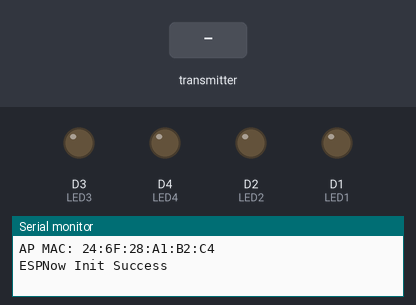
Bench run of a sketch on a simulated ESP8266 (NodeMCU). On the bench: output pins drawn as LEDs (lit = HIGH), the last lines printed to the serial monitor. Inputs (shaded band) come from the test bench.

Above: at 1.2 s.
1.3 s: the transmitter starts sending sw1 = 1
At 1.6 s:
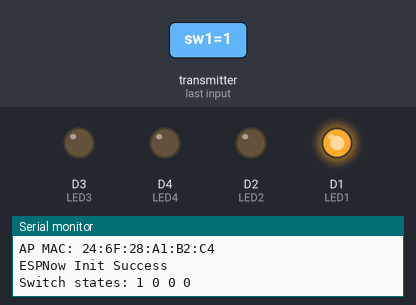
2.8 s: the transmitter starts sending sw2 = 1
At 3.9 s:
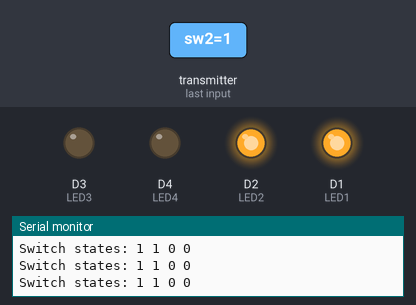
4.3 s: the transmitter starts sending sw3 = 1
At 5.1 s:
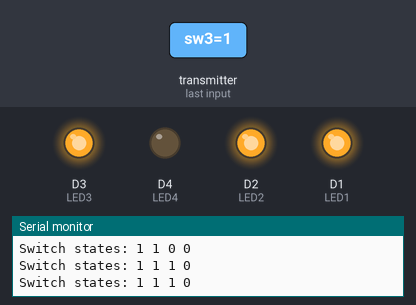
5.8 s: the transmitter starts sending sw4 = 1
At 6.2 s:
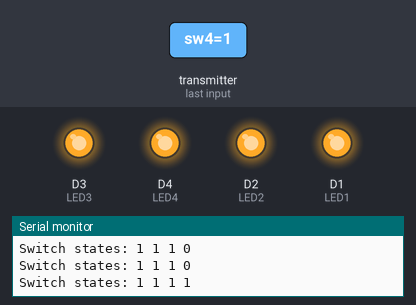
7.3 s: the transmitter starts sending sw1 = 0
At 8.5 s:
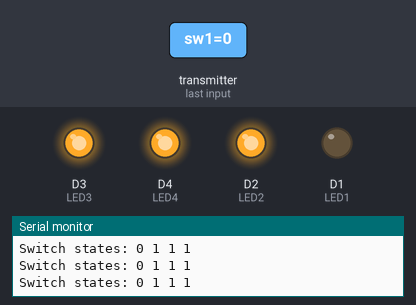
8.8 s: the transmitter starts sending sw2 = 0
At 9.7 s:
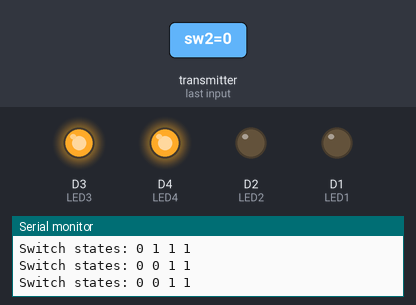
Timing chart, 0 to 11.3 s (numbered marks = the images above; inputs shaded):
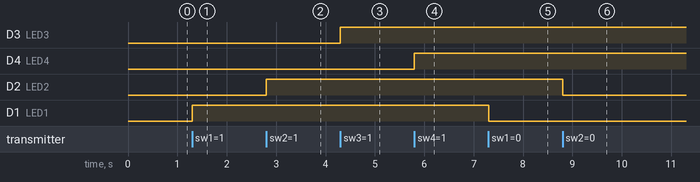

Measured:
- after the input at 1.3 s, D1 (LED1): LOW → HIGH at once
- after the input at 2.8 s, D2 (LED2): LOW → HIGH at once
- after the input at 4.3 s, D3 (LED3): LOW → HIGH at once
- after the input at 5.8 s, D4 (LED4): LOW → HIGH at once
- after the input at 7.3 s, D1 (LED1): HIGH → LOW at once
- after the input at 8.8 s, D2 (LED2): HIGH → LOW at once

The sketch:

Receiver-code.INO
```cpp
// this code is made by saksham Rajpal [ iOT India ]
// Youtube video : https://www.youtube.com/@iOT_India

#include <ESP8266WiFi.h>
#include <espnow.h>

#define CHANNEL 0

#define LED1 D1
#define LED2 D2
#define LED3 D3
#define LED4 D4

typedef struct struct_message {
  bool sw1;
  bool sw2;
  bool sw3;
  bool sw4;
} struct_message;

struct_message incomingData;

unsigned long lastRecvTime = 0;
const unsigned long timeout = 500; // 500ms timeout

void OnDataRecv(uint8_t *mac, uint8_t *incomingDataRaw, uint8_t len) {
  memcpy(&incomingData, incomingDataRaw, sizeof(incomingData));

  Serial.print("Switch states: ");
  Serial.print(incomingData.sw1); Serial.print(" ");
  Serial.print(incomingData.sw2); Serial.print(" ");
  Serial.print(incomingData.sw3); Serial.print(" ");
  Serial.println(incomingData.sw4);

  digitalWrite(LED1, incomingData.sw1);
  digitalWrite(LED2, incomingData.sw2);
  digitalWrite(LED3, incomingData.sw3);
  digitalWrite(LED4, incomingData.sw4);

  lastRecvTime = millis(); // Update last received time
}

void setup() {
  Serial.begin(115200);

  pinMode(LED1, OUTPUT);
  pinMode(LED2, OUTPUT);
  pinMode(LED3, OUTPUT);
  pinMode(LED4, OUTPUT);

  digitalWrite(LED1, LOW);
  digitalWrite(LED2, LOW);
  digitalWrite(LED3, LOW);
  digitalWrite(LED4, LOW);

  WiFi.mode(WIFI_AP);
  WiFi.softAP("Slave_1", "Slave_1_Password", CHANNEL, 0);

  Serial.print("AP MAC: ");
  Serial.println(WiFi.softAPmacAddress());

  if (esp_now_init() == 0) {
    Serial.println("ESPNow Init Success");
  } else {
    Serial.println("ESPNow Init Failed");
    ESP.restart();
  }

  esp_now_set_self_role(ESP_NOW_ROLE_SLAVE);
  esp_now_register_recv_cb(OnDataRecv);
}

void loop() {
  // If no data received recently, turn off LEDs
  if (millis() - lastRecvTime > timeout) {
    digitalWrite(LED1, LOW);
    digitalWrite(LED2, LOW);
    digitalWrite(LED3, LOW);
    digitalWrite(LED4, LOW);
  }
}
```
